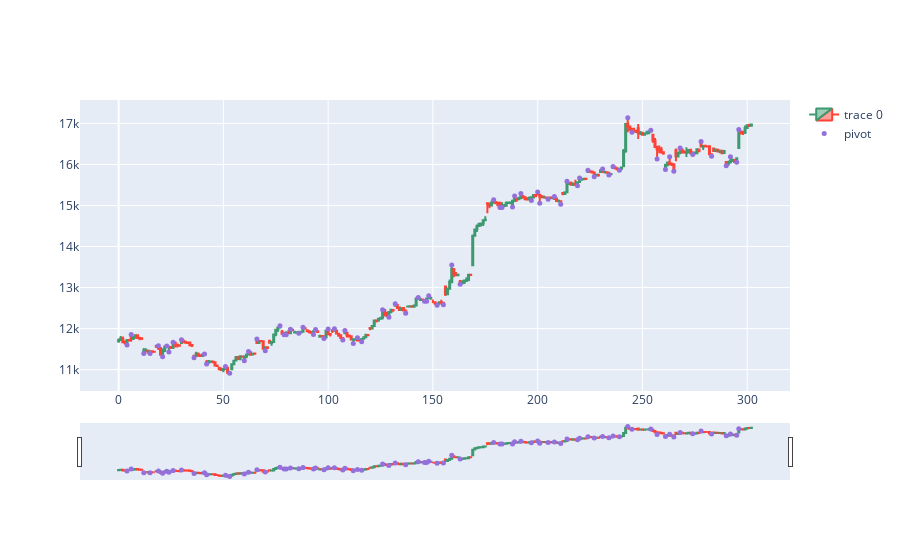

This figure's notebook cell:
### Code cell
import plotly.graph_objects as go
from plotly.subplots import make_subplots
from datetime import datetime
dfpl = df[0:5000]
fig = go.Figure(data=[go.Candlestick(x=dfpl.index,
                open=dfpl['open'],
                high=dfpl['high'],
                low=dfpl['low'],
                close=dfpl['close'])])

fig.add_scatter(x=dfpl.index, y=dfpl['pointpos'], mode="markers",
                marker=dict(size=5, color="MediumPurple"),
                name="pivot")
#fig.update_layout(xaxis_rangeslider_visible=False)
fig.show()

### Figure 1 — Plotly figure (JSON) as saved in the notebook; plotly's stock layout.template omitted (floating-point values rounded to 4 significant figures; data arrays with more than 128 entries replaced by an {"elided": "..."} marker saying what was removed)
{"data": [{"close": {"elided": "303 float values"}, "high": {"elided": "303 float values"}, "low": {"elided": "303 float values"}, "open": {"elided": "303 float values"}, "type": "candlestick", "x": {"elided": "303 int values"}}, {"marker": {"color": "MediumPurple", "size": 5}, "mode": "markers", "name": "pivot", "type": "scatter", "x": {"elided": "303 int values"}, "y": {"elided": "303 float values"}}], "layout": {}}
